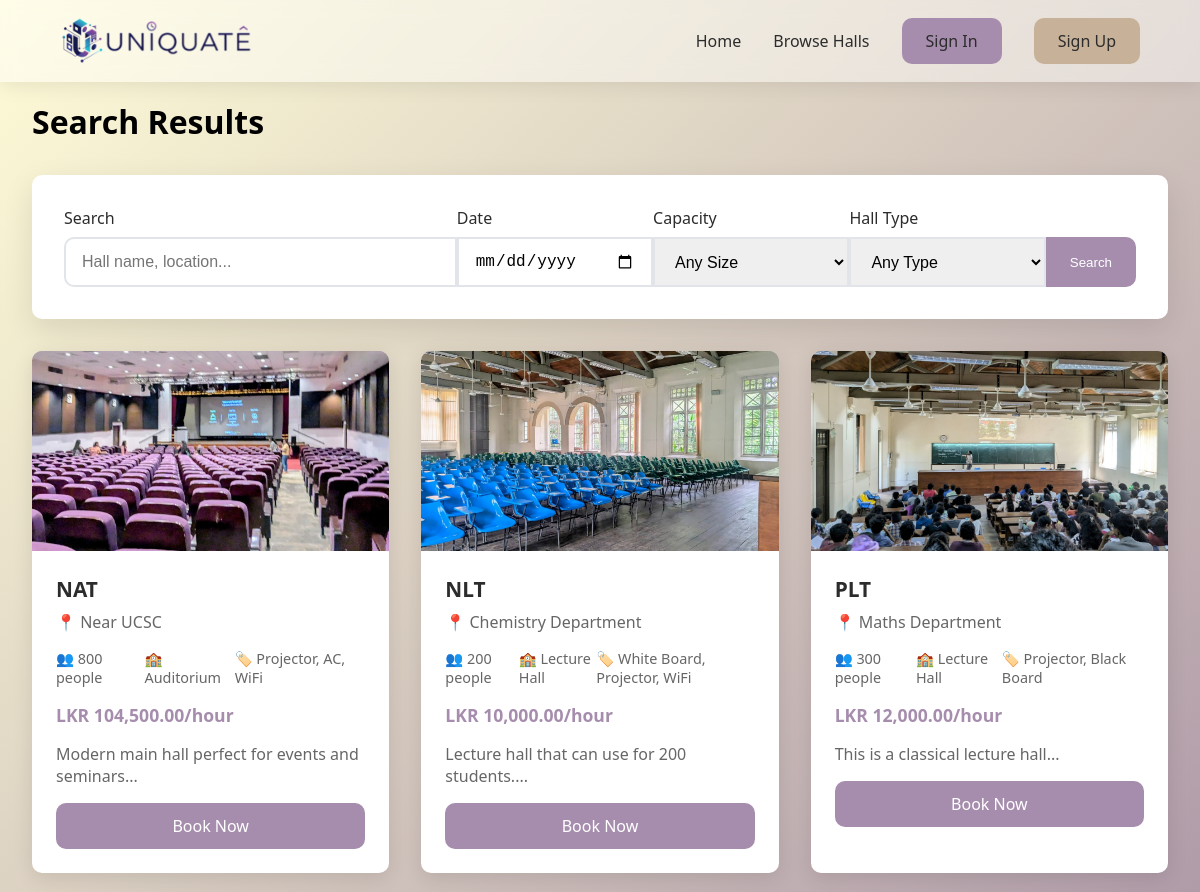
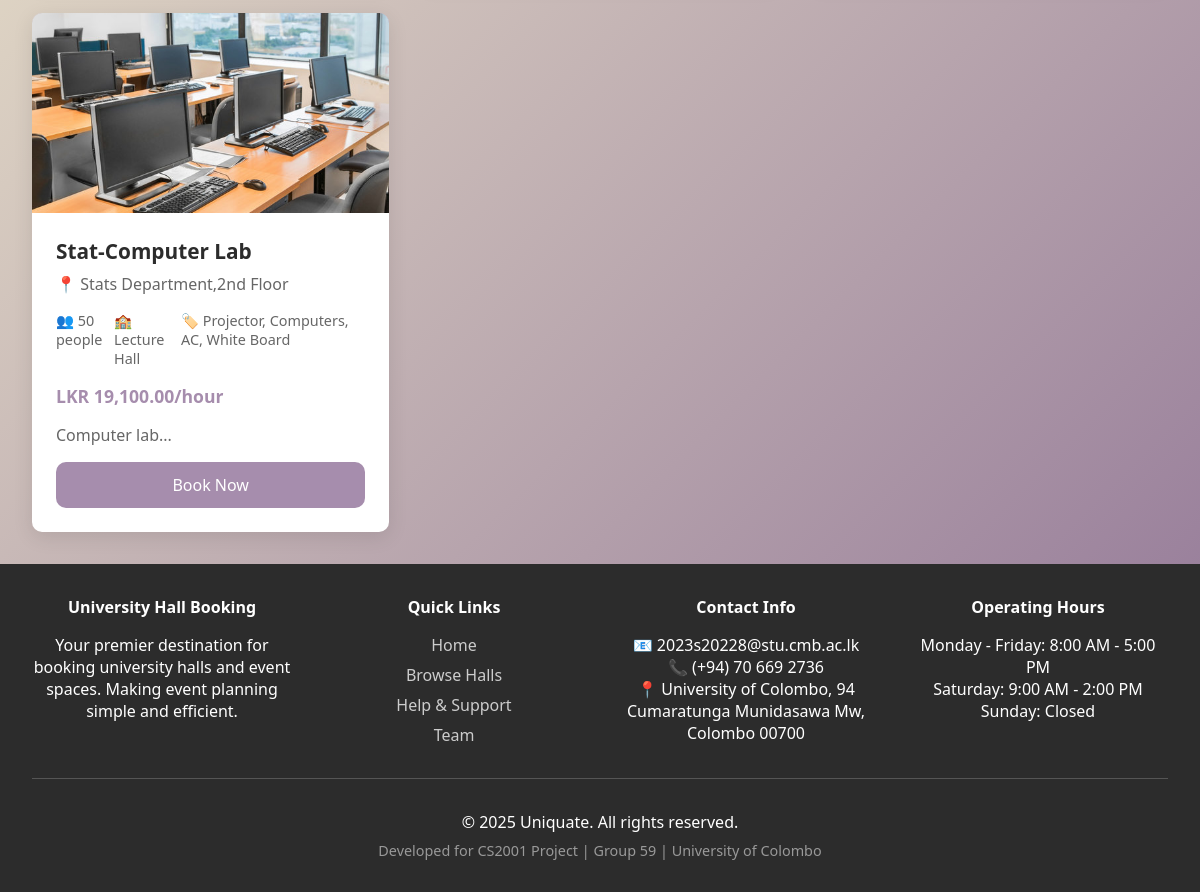
Screenshot of /search.php with the database file from the repository (2 pictures, top to bottom).
### tables this page shows
CREATE TABLE `halls` (
  `id` int NOT NULL,
  `name` varchar(100) NOT NULL,
  `description` text,
  `capacity` int NOT NULL,
  `location` varchar(100) NOT NULL,
  `price_per_hour` decimal(10,2) NOT NULL,
  `image_url` varchar(255) DEFAULT NULL,
  `amenities` text,
  `created_at` timestamp NULL DEFAULT CURRENT_TIMESTAMP,
  `type` varchar(50) NOT NULL
);

### classes/Hall.php (called while the page is built, shortened)
<?php
    class Hall {
        private $conn;
        private $table_name = "halls";
        public function __construct($db) {
            $this->conn = $db;
        }
        public function getAllHalls() {
            $query = "SELECT * FROM " . $this->table_name . " ORDER BY name ASC";
            $stmt = $this->conn->prepare($query);
            $stmt->execute();
            return $stmt->fetchAll(PDO::FETCH_ASSOC);
        }
    }
?>

### search.php (the view, shortened to what this page needs)
<?php
include_once 'classes/Hall.php';
$database = new Database();
$db = $database->getConnection();
$hall = new Hall($db);
$search_term = $_GET['search'] ?? '';
$capacity = $_GET['capacity'] ?? '';
$type = $_GET['type'] ?? '';
$date = $_GET['date'] ?? '';
$halls = [];
if ($search_term || $capacity || $type) {
    $halls = $hall->searchHalls($search_term, $capacity, $type);
} else {
    $halls = $hall->getAllHalls();
}
include_once 'includes/header.php';
?>
<div class="container">
    <div style="margin: 2rem 0;">
        <h1>Search Results</h1>
    </div>
    <div class="search-box">
        <form method="GET" class="search-form">
            <div class="form-group">
                <label for="search">Search</label>
                <input type="text" id="search" name="search" placeholder="Hall name, location..." value="<?= htmlspecialchars($search_term) ?>">
            </div>
            <div class="form-group">
                <label for="date">Date</label>
                <input type="date" id="date" name="date" min="<?= date('Y-m-d') ?>" value="<?= htmlspecialchars($date) ?>">
            </div>
            <div class="form-group">
                <label for="capacity">Capacity</label>
                <select id="capacity" name="capacity">
                    <option value="">Any Size</option>
                </select>
            </div>
            <div class="form-group">
                <label for="type">Hall Type</label>
                <select id="type" name="type">
                    <option value="">Any Type</option>
                </select>
            </div>
            <button type="submit" class="btn btn-primary btn-search">Search</button>
        </form>
    </div>
    <?php if (empty($halls)): ?>
        <div style="text-align: center; padding: 3rem;">
            <h3>No halls found</h3>
            <p>Try adjusting your search criteria or <a href="halls.php" style="color: var(--purple);">browse all halls</a>.</p>
        </div>
    <?php else: ?>
        <div class="halls-grid">
            <?php foreach ($halls as $hall_item): ?>
                <div class="hall-card">
                    <div class="hall-image">
                        <?php if ($hall_item['image_url']): ?>
                            <img src="<?= htmlspecialchars($hall_item['image_url']) ?>" alt="<?= htmlspecialchars($hall_item['name']) ?>" style="width: 100%; height: 100%; object-fit: cover;">
                        <?php else: ?>
                            🏛️ <?= htmlspecialchars($hall_item['name']) ?>
                        <?php endif; ?>
                    </div>
                    <div class="hall-info">
                        <div class="hall-name"><?= htmlspecialchars($hall_item['name']) ?></div>
                        <div class="hall-location">📍 <?= htmlspecialchars($hall_item['location']) ?></div>
                        <div class="hall-details">
                            <span>👥 <?= $hall_item['capacity'] ?> people</span>
                            <span>🏫 <?= htmlspecialchars($hall_item['type'] ?: 'General') ?></span>
                            <span>🏷️ <?= htmlspecialchars($hall_item['amenities'] ?: 'Basic amenities') ?></span>
                        </div>
                        <div class="hall-price">LKR <?= number_format($hall_item['price_per_hour'], 2) ?>/hour</div>
                        <p style="color: #666; margin-bottom: 1rem;"><?= htmlspecialchars(substr($hall_item['description'], 0, 100)) ?>...</p>
                        <a href="book_hall.php?id=<?= $hall_item['id'] ?>" class="btn btn-primary" style="width: 100%;">Book Now</a>
                    </div>
                </div>
            <?php endforeach; ?>
        </div>
    <?php endif; ?>
</div>
<?php include_once 'includes/footer.php'; ?>

### includes/header.php (style rules this page uses)
html { min-height: 100vh; margin: 0; padding: 0; scroll-behavior: smooth; }
body { min-height: 100vh; margin: 0; margin-top: 100px; padding: 0; }
* { margin: 0; padding: 0; box-sizing: border-box; }
body { background: linear-gradient(135deg, #fffcd7ff 0%, #8e7295ff 100%); font-family: 'Segoe UI', Arial, sans-serif; }
:root { --cream: #F0ECE3; --light-tan: #DFD3C3; --tan: #C7B198; --purple: #A68DAD; --dark-gray: #2c2c2c; --light-gray: #f8f9fa; }
.btn { padding: 0.75rem 1.5rem; border-radius: 10px; text-decoration: none; font-weight: 500; transition: all 0.3s ease; border: none; cursor: pointer; display: inline-block; text-align: center; }
.btn-primary, .btn-secondary { transition: all 0.3s ease-in-out; }
.btn-primary { background: var(--purple); color: white; }
.container { max-width: 1200px; margin: 0 auto; padding: 0 2rem; }
.search-box { background: white; padding: 2rem; border-radius: 10px; box-shadow: 0 10px 30px rgba(0,0,0,0.1); max-width: auto; margin: auto; }
.search-form { display: grid; grid-template-columns: 2fr 1fr 1fr 1fr auto; align-items: end; right: 0; }
.form-group { display: flex; flex-direction: column; border-top-left-radius: 10px; border-top-right-radius: 10px; }
.form-group label { margin-bottom: 0.5rem; font-weight: 500; color: var(--dark-gray); }
.btn-search { height: 50px; border-top-left-radius: 0; border-bottom-left-radius: 0; border-top-right-radius: 10px; border-bottom-right-radius: 10px; }
.form-group input, .form-group select { padding: 0.9rem 1rem; border: 2px solid #e1e5e9; font-size: 1rem; transition: border-color 0.3s ease; height: 50px; }
.search-form .form-group:first-child input { border-top-left-radius: 10px; border-bottom-left-radius: 10px; }
.search-form .form-group:nth-last-child(3) select { border-top-right-radius: 10px; border-bottom-right-radius: 10px; }
.search-form .form-group:not(:first-child):not(:nth-last-child(2)) input, .search-form .form-group:not(:first-child):not(:nth-last-child(2)) select { border-radius: 0; }
.halls-grid { display: grid; grid-template-columns: repeat(auto-fit, minmax(350px, 1fr)); gap: 2rem; margin: 2rem 0; }
.hall-card { background: white; border-radius: 10px; overflow: hidden; box-shadow: 0 5px 20px rgba(0,0,0,0.1); transition: transform 0.3s ease, box-shadow 0.3s ease; }
.hall-image { width: 100%; height: 200px; background: linear-gradient(45deg, var(--tan), var(--purple)); display: flex; align-items: center; justify-content: center; color: white; font-size: 1.2rem; font-weight: bold; }
.hall-info { padding: 1.5rem; }
.hall-name { font-size: 1.3rem; font-weight: bold; margin-bottom: 0.5rem; color: var(--dark-gray); }
.hall-location { color: #666; margin-bottom: 1rem; }
.hall-details { display: flex; justify-content: space-between; margin-bottom: 1rem; font-size: 0.9rem; color: #666; }
.hall-price { font-size: 1.1rem; font-weight: bold; color: var(--purple); margin-bottom: 1rem; }

### rows the page displays
halls: image_url (picture), name "NAT", location "Near UCSC", capacity "800", type "Auditorium", amenities "Projector, AC, WiFi", price_per_hour "104,500.00", description "Modern main hall perfect for events and seminars"
halls: image_url (picture), name "NLT", location "Chemistry Department", capacity "200", type "Lecture Hall", amenities "White Board, Projector, WiFi", price_per_hour "10,000.00", description "Lecture hall that can use for 200 students."
halls: image_url (picture), name "PLT", location "Maths Department", capacity "300", type "Lecture Hall", amenities "Projector, Black Board", price_per_hour "12,000.00", description "This is a classical lecture hall"
halls: image_url (picture), name "Stat-Computer Lab", location "Stats Department,2nd Floor", capacity "50", type "Lecture Hall", amenities "Projector, Computers, AC, White Board", price_per_hour "19,100.00", description "Computer lab"
